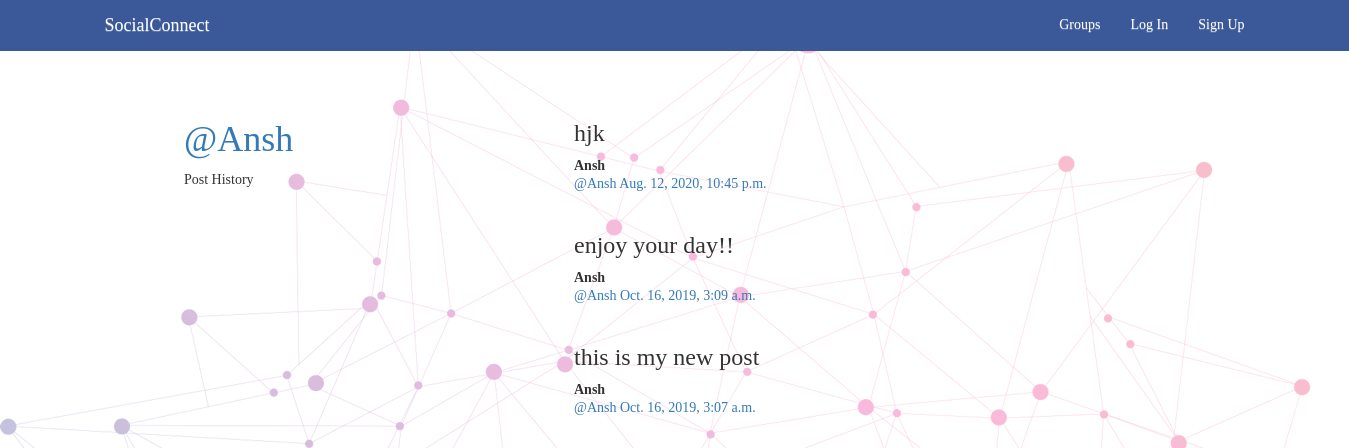
Screenshot of /posts/by/Ansh with the database file from the repository.
### posts/models.py (models this page shows, shortened)
class Post(models.Model):
    user = models.ForeignKey(User, related_name ='posts')
    created_at = models.DateTimeField(auto_now= True)
    message = models.TextField()
    message_html = models.TextField(editable =False)
    group = models.ForeignKey(Group,related_name ='posts',null = True, blank = True)
    class Meta:
        ordering = ["-created_at"]
        unique_together =['user','message']

### posts/views.py (the view)
# urls.py: url(r'by/(?P<username>[-\w]+)',views.UserPosts.as_view(), name='for_user'),
class UserPosts(generic.ListView):
    model = models.Post
    template_name = 'posts/user_post_list.html'
    def get_queryset(self):
        try:
            self.post_user = User.objects.prefetch_related('posts').get(username__iexact = self.kwargs.get('username'))
        except User.DoesNotExist:
            raise Http404
        else:
            return self.post_user.posts.all()
    def get_context_data(self,**kwargs):
        context = super().get_context_data(**kwargs)
        context['post_user'] = self.post_user
        return context

### posts/templates/posts/user_post_list.html
{% extends "posts/post_base.html" %}
{% block prepost %}
<div class="col-md-4">
	<a href="{% url 'accounts:verifyprofile' username=post_user.username  %}"><h1>@{{ post_user.username }}</h1></a>
	<p>Post History</p>
</div>
{% endblock %}
{% block post_content %}
<div class="col-md-8">
	{% for post in post_list %}
		{% include "posts/_post.html" %}
	{% endfor %}
</div>
{% endblock %}

### posts/templates/posts/_post.html (shortened to what this page needs)
<div class="post media">
  <h3>{{post.message_html|safe }}</h3>
  <div class="media-body">
    <strong>{{post.user.username}}</strong>
    <h5 class ="media-heading">
    <span class="username">
      <a href="{% url 'posts:for_user' username=post.user.username %}">@{{ post.user.username }}</a>
    </span>
    <time class="time" >
      <a href="{% url 'posts:single' username=post.user.username pk=post.pk %}">{{ post.created_at }}
      </a>
    </time>
    </h5>
  </div>
</div>

### static/simplesocial/css/master.css (style rules this page uses)
body { background-image: linear-gradient(rgba(255,255,255,.7), rgba(255,255,255,.7)),url('/static/simplesocial/images/backgd.png'); background-repeat:repeat; padding-left: 11em; padding-right: 20em; font-family: Georgia, "Times New Roman", Times, serif; }

### rows the page displays
Post: message_html "hjk", user.username "Ansh", created_at "Aug. 12, 2020, 10:45 p.m."
Post: message_html "enjoy your day!!", user.username "Ansh", created_at "Oct. 16, 2019, 3:09 a.m."
Post: message_html "this is my new post", user.username "Ansh", created_at "Oct. 16, 2019, 3:07 a.m."

### other values shown
{{ post_user.username }} "Ansh"
